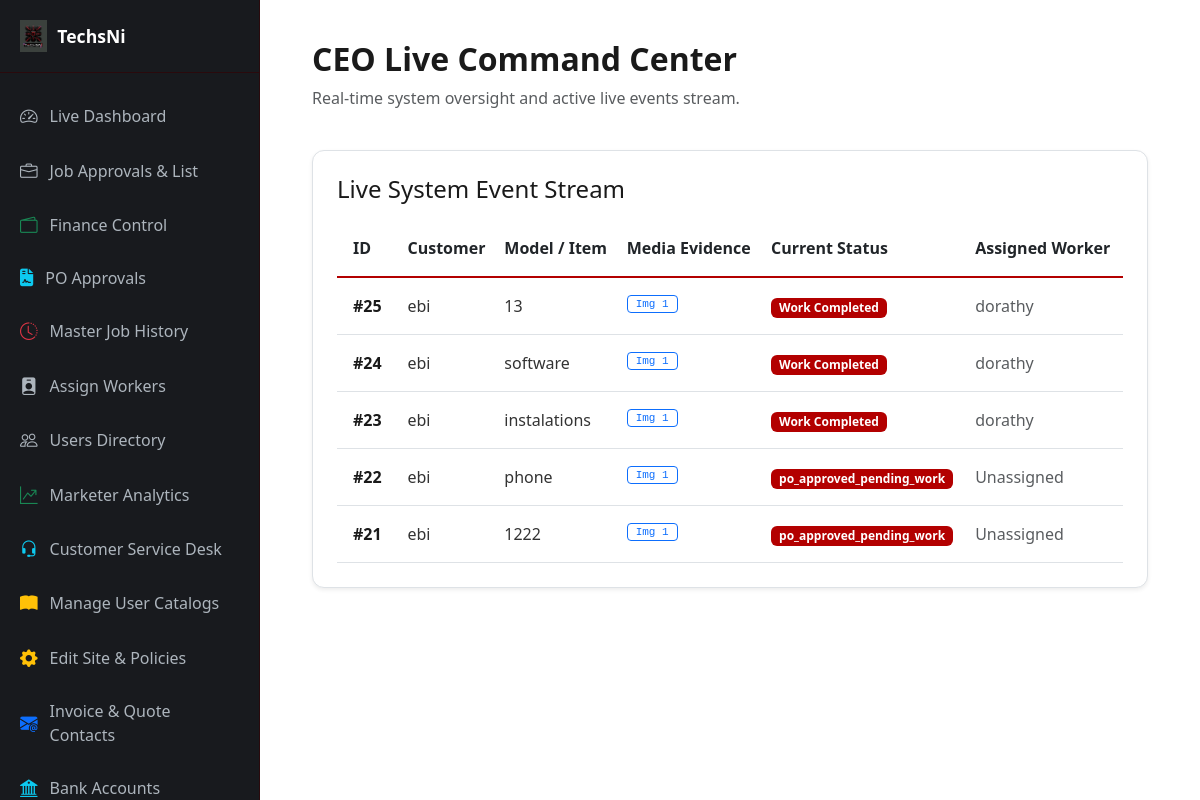
Page /services/dashboard/ceo/ (signed in) on the committed database.
### services/models.py (models this page shows, shortened)
class Job(models.Model):
    STATUS_CHOICES = (
        ('pending', 'Pending Review'),
        ('approved', 'Approved'),
        ('rejected', 'Rejected'),
        ('quote_sent', 'Quote Sent'),
        ('quote_approved', 'Quote Approved'),
        ('quote_rejected', 'Quote Rejected'),
        ('deposit_paid', 'Deposit Paid'),
        ('on_site', 'Worker On-Site'),
        ('in_progress', 'Work in Progress'),
        ('completed', 'Work Completed'),
        ('fully_paid', 'Fully Paid & Invoiced'),
        ('pending_finance_review', 'Pending Finance Review'),
        ('settled', 'Settled & Closed'),
    )
    customer = models.ForeignKey(User, on_delete=models.CASCADE, related_name='job_requests')
    job_type = models.ForeignKey(JobType, on_delete=models.SET_NULL, null=True, blank=True, verbose_name="Job Type")
    model_type = models.CharField(max_length=100, blank=True, null=True)
    serial_number = models.CharField(max_length=100, blank=True, null=True)
    condition = models.CharField(max_length=100, blank=True, null=True)
    description = models.TextField()
    image1 = models.ImageField(upload_to='jobs/images/', blank=True, null=True)
    image2 = models.ImageField(upload_to='jobs/images/', blank=True, null=True)
    image3 = models.ImageField(upload_to='jobs/images/', blank=True, null=True)
    video = models.FileField(upload_to='jobs/videos/', blank=True, null=True)
    status = models.CharField(max_length=30, choices=STATUS_CHOICES, default='pending')
    assigned_worker = models.ForeignKey(User, on_delete=models.SET_NULL, null=True, blank=True, related_name='assigned_jobs')
    is_po_job = models.BooleanField(default=False)
    po_number = models.CharField(max_length=100, blank=True, null=True)
    created_at = models.DateTimeField(auto_now_add=True)

class User(AbstractUser):
    groups = models.ManyToManyField(
        'auth.Group',
        related_name='custom_user_set',
        blank=True,
        help_text='The groups this user belongs to.',
        verbose_name='groups',
    )
    user_permissions = models.ManyToManyField(
        'auth.Permission',
        related_name='custom_user_permissions_set',
        blank=True,
        help_text='Specific permissions for this user.',
        verbose_name='user permissions',
    )
    ROLE_CHOICES = (
        ('ceo', 'CEO'),
        ('general_manager', 'General Manager'),
        ('manager', 'Manager'),
        ('assistant_manager', 'Assistant Manager'),
        ('customer_service', 'Customer Service Representative'),
        ('worker', 'Worker'),
        ('customer', 'Customer'),
        ('marketer', 'Marketer'),
    )
    role = models.CharField(max_length=30, choices=ROLE_CHOICES, default='customer')
    employee_id = models.CharField(max_length=50, unique=True, blank=True, null=True, verbose_name="ID Number")
    email = models.EmailField(unique=True, blank=False, null=False)
    phone_number = models.CharField(max_length=20, unique=True, null=True, blank=True)
    country = models.CharField(max_length=50, default='Nigeria')
    state = models.CharField(max_length=100, blank=True, null=True)
    capital = models.CharField(max_length=100, blank=True, null=True)
    lga = models.CharField(max_length=100, blank=True, null=True)
    address = models.TextField(blank=True, null=True)
    description = models.TextField(blank=True, null=True)
    narration = models.TextField(blank=True, null=True)
    is_verified = models.BooleanField(default=False)
    otp_code = models.CharField(max_length=6, blank=True, null=True)
    commission_percentage = models.DecimalField(
        max_digits=5, decimal_places=2, blank=True, null=True,
        verbose_name="Custom Commission Percentage (%)"
    )
    referred_by = models.ForeignKey('self', null=True, blank=True, on_delete=models.SET_NULL, related_name='referrals')

### services/views.py (the view, shortened to what this page needs)
# urls.py: path('dashboard/ceo/', views.ceo_dashboard, name='ceo_dashboard'),
@login_required
def ceo_dashboard(request):
    request.user.refresh_from_db()
    if not request.user.is_superuser and request.user.role != 'ceo':
        return redirect('dashboard_router')
    status_filter = request.GET.get('status', '')
    all_jobs = Job.objects.all().order_by('-id')
    if status_filter:
        all_jobs = all_jobs.filter(status=status_filter)
    live_jobs = Job.objects.all().order_by('-id')
    users = User.objects.all().order_by('-id')
    workers = User.objects.filter(role='worker')
    return render(request, 'services/dashboards/ceo.html', {
        'live_jobs': live_jobs,
        'all_jobs': all_jobs,
        'users': users,
        'workers': workers,
        'selected_status': status_filter
    })

### services/templates/services/dashboards/ceo.html (shortened to what this page needs)
{% extends 'services/dashboards/base_dashboard.html' %}
{% block content %}
<div class="row">
    <div class="col-md-12 mb-4">
        <h2 class="fw-bold" style="color: #1a1a1a;">CEO Live Command Center</h2>
        <p class="text-muted">Real-time system oversight and active live events stream.</p>
    </div>
    <div class="col-md-12 mb-4">
        <div class="card p-4 border-0 shadow-sm" style="background: #ffffff; border: 1px solid #dee2e6 !important; border-radius: 12px;">
            <h4 class="card-title mb-3" style="color: #1a1a1a;">Live System Event Stream</h4>
            <div class="table-responsive">
                <table class="table align-middle mb-0" style="color: #212529; border-color: #dee2e6;">
                    <thead>
                        <tr style="border-bottom: 2px solid #b30000; color: #ffffff; background-color: #181a1e;">
                            <th class="py-3 px-3">ID</th>
                            <th class="py-3">Customer</th>
                            <th class="py-3">Model / Item</th>
                            <th class="py-3">Media Evidence</th>
                            <th class="py-3">Current Status</th>
                            <th class="py-3">Assigned Worker</th>
                        </tr>
                    </thead>
                    <tbody>
                        {% for job in live_jobs %}
                        <tr style="border-bottom: 1px solid #dee2e6;">
                            <td class="py-3 px-3 fw-bold" style="color: #1a1a1a;">#{{ job.id }}</td>
                            <td class="py-3" style="color: #333333;">{{ job.customer.username }}</td>
                            <td class="py-3" style="color: #333333;">{{ job.model_type }}</td>
                            <td class="py-3">
                                <div class="d-flex flex-wrap gap-1 mb-1">
                                    {% if job.image1 %}
                                    <a href="{{ job.image1.url }}" target="_blank" class="btn btn-outline-primary btn-sm py-0 px-2 font-monospace" style="font-size: 11px;">Img 1</a>
                                    {% endif %}
                                </div>
                            </td>
                            <td class="py-3">
                                <span class="badge px-2 py-1 text-white" style="background-color: #b30000;">{{ job.get_status_display }}</span>
                            </td>
                            <td class="py-3 text-muted">{{ job.assigned_worker.username|default:"Unassigned" }}</td>
                        </tr>
                        {% empty %}
                        <tr>
                            <td colspan="6" class="text-center text-muted py-4">No live events recorded in the system.</td>
                        </tr>
                        {% endfor %}
                    </tbody>
                </table>
            </div>
        </div>
    </div>
</div>
{% endblock %}

### services/templates/services/dashboards/base_dashboard.html (shortened to what this page needs)
{% load static %}
<!DOCTYPE html>
<html lang="en">
<head>
    <link href="https://cdn.jsdelivr.net/npm/bootstrap@5.3.0/dist/css/bootstrap.min.css" rel="stylesheet">
    <link href="https://cdn.jsdelivr.net/npm/bootstrap-icons@1.10.5/font/bootstrap-icons.css" rel="stylesheet">
    <link rel="stylesheet" href="https://cdnjs.cloudflare.com/ajax/libs/font-awesome/6.4.0/css/all.min.css">
</head>
<body>
    <div class="sidebar" id="appSidebar">
        <div class="d-flex flex-column">
            <div class="sidebar-brand">
                <img src="{% static 'services/images/logo.jpg' %}" alt="Logo" onerror="this.style.display='none'">
                <span>TechsNi</span>
            </div>
            <ul class="sidebar-menu mt-3">
                {% if request.user.role == 'ceo' or request.user.is_superuser %}
                    <li>
                        <a href="{% url 'ceo_dashboard' %}">
                            <i class="bi bi-speedometer2"></i> Live Dashboard
                        </a>
                    </li>
                    <li>
                        <a href="{% url 'ceo_jobs' %}">
                            <i class="bi bi-briefcase"></i> Job Approvals & List
                        </a>
                    </li>
                    <li>
                        <a href="{% url 'finance_dashboard' %}">
                            <i class="bi bi-wallet2 text-success"></i> Finance Control
                        </a>
                    </li>
                    <li>
                        <a href="{% url 'finance_po_list' %}">
                            <i class="fas fa-file-contract text-info"></i> PO Approvals
                        </a>
                    </li>
                    <li>
                        <a href="{% url 'service_job_history' %}">
                            <i class="bi bi-clock-history text-danger"></i> Master Job History
                        </a>
                    </li>
                    <li>
                        <a href="{% url 'assign_worker' %}">
                            <i class="bi bi-person-badge-fill"></i> Assign Workers
                        </a>
                    </li>
                    <li>
                        <a href="{% url 'ceo_users' %}">
                            <i class="bi bi-people"></i> Users Directory
                        </a>
                    </li>
                    <li>
                        <a href="{% url 'marketer_analytics' %}">
                            <i class="bi bi-graph-up-arrow text-success"></i> Marketer Analytics
                        </a>
                    </li>
                    <li>
                        <a href="{% url 'csr_dashboard' %}">
                            <i class="bi bi-headset text-info"></i> Customer Service Desk
                        </a>
                    </li>
                    <li>
                        <a href="{% url 'manage_catalogs' %}">
                            <i class="bi bi-book-fill text-warning"></i> Manage User Catalogs
                        </a>
                    </li>
                    <li>
                        <a href="{% url 'edit_site_config' %}">
                            <i class="bi bi-gear-fill text-warning"></i> Edit Site & Policies
                        </a>
                    </li>
                    <li>
                        <a href="{% url 'company_contact_settings' %}">
                            <i class="bi bi-envelope-at-fill text-primary"></i> Invoice & Quote Contacts
                        </a>
                    </li>
                    <li>
                        <a href="{% url 'service_bank_accounts' %}">
                            <i class="bi bi-bank2 text-info"></i> Bank Accounts
                        </a>
                    </li>
                {% elif request.user.role == 'customer_service' %}
                    <li>
                        <a href="{% url 'csr_dashboard' %}">
                            <i class="bi bi-headset text-info"></i> CSR Dashboard & Tickets
                        </a>
                    </li>
                {% elif request.user.role == 'worker' %}
                    <li>
                        <a href="{% url 'worker_dashboard' %}">
                            <i class="bi bi-tools"></i> Worker Dashboard
                        </a>
                    </li>
                {% endif %}
            </ul>
        </div>
    </div>
    <div class="main-content">
        <div class="container-fluid">
            {% block content %}{% endblock %}
        </div>
    </div>
</body>
</html>

### services/templates/services/dashboards/base_dashboard.html (style rules this page uses)
body { background-color: #f8f9fa; color: #212529; font-family: 'Segoe UI', Tahoma, Geneva, Verdana, sans-serif; min-height: 100vh; overflow-x: hidden; }
.sidebar { width: 260px; height: 100vh; position: fixed; top: 0; left: 0; background-color: #181a1e; color: #ffffff; display: flex; flex-direction: column; justify-content: space-between; z-index: 1040; border-right: 1px solid #2a0a0d; transition: transform 0.3s ease-in-out; overflow-y: auto; overflow-x: hidden; }
.sidebar-brand { font-size: 1.1rem; font-weight: bold; padding: 20px; border-bottom: 1px solid #2a0a0d; color: #ffffff; display: flex; align-items: center; gap: 10px; }
.sidebar-brand img { max-height: 32px; width: auto; }
.sidebar-menu { list-style: none; padding: 0; margin: 0; flex-grow: 1; }
.sidebar-menu li a { display: flex; align-items: center; padding: 14px 20px; color: #adb5bd; text-decoration: none; font-weight: 500; transition: all 0.2s ease-in-out; }
.sidebar-menu li a i { margin-right: 12px; font-size: 1.1rem; }
.main-content { margin-left: 260px; padding: 40px; background-color: #ffffff; min-height: 100vh; transition: margin 0.3s ease-in-out; }

### rows in the picture
Job: id "25", customer.username "ebi", model_type "13", status "Work Completed", assigned_worker.username "dorathy"
Job: id "24", customer.username "ebi", model_type "software", status "Work Completed", assigned_worker.username "dorathy"
Job: id "23", customer.username "ebi", model_type "instalations", status "Work Completed", assigned_worker.username "dorathy"
Job: id "22", customer.username "ebi", model_type "phone", status "po_approved_pending_work", assigned_worker.username "Unassigned"
Job: id "21", customer.username "ebi", model_type "1222", status "po_approved_pending_work", assigned_worker.username "Unassigned"
